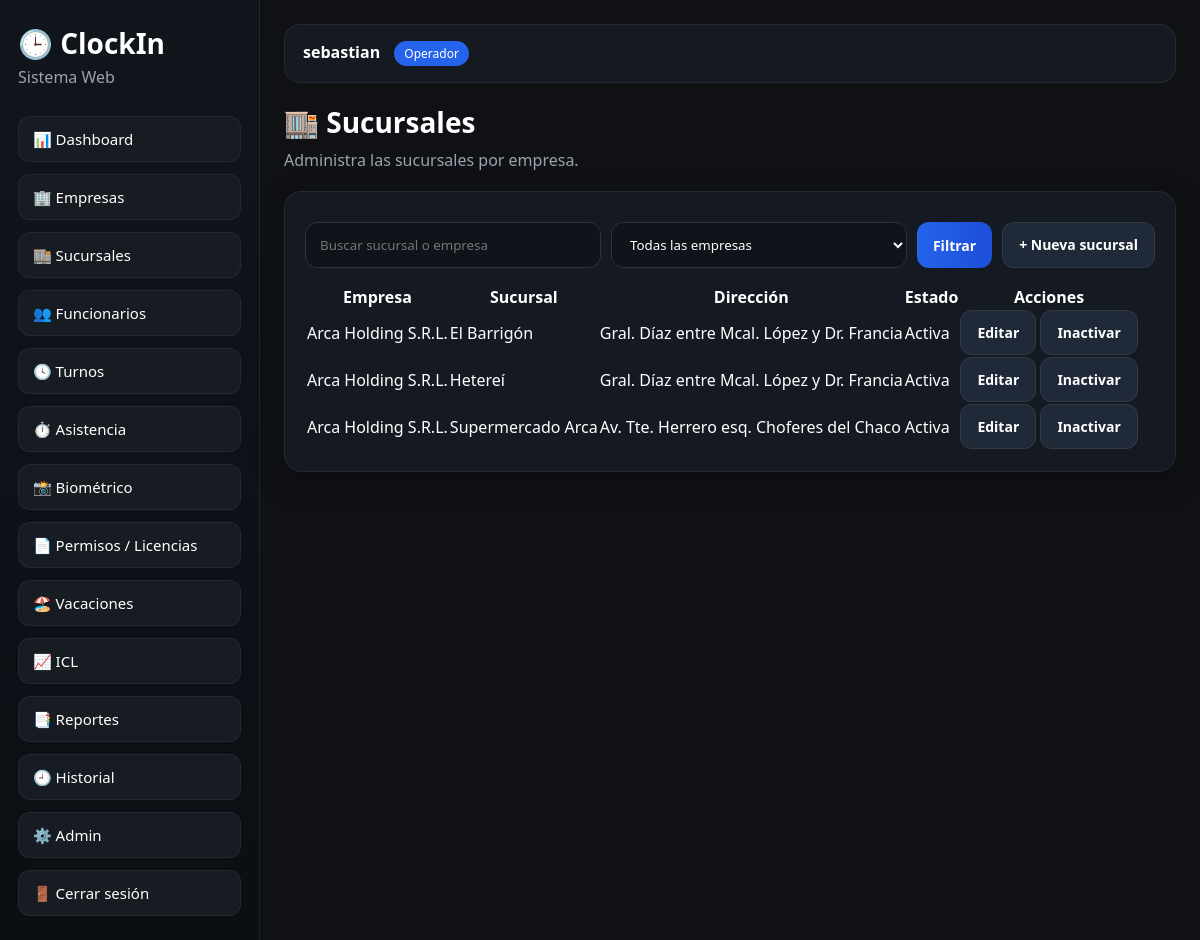
Screenshot of /sucursales/ (signed in) with the database file from the repository.
### usuarios/models.py (models this page shows, shortened)
class Usuario(AbstractUser):
    class Roles(models.TextChoices):
        ADMIN = "admin", "Administrador"
        RRHH = "rrhh", "RRHH"
        SUPERVISOR = "supervisor", "Supervisor"
        OPERADOR = "operador", "Operador"
        FUNCIONARIO = "funcionario", "Funcionario"
    rol = models.CharField(
        max_length=20,
        choices=Roles.choices,
        default=Roles.OPERADOR
    )
    telefono = models.CharField(max_length=30, blank=True, null=True)
    activo = models.BooleanField(default=True)

### core/models.py (models this page shows, shortened)
class Sucursal(models.Model):
    empresa = models.ForeignKey(
        Empresa,
        on_delete=models.CASCADE,
        related_name="sucursales"
    )
    nombre = models.CharField(max_length=150)
    direccion = models.CharField(max_length=255, blank=True, default="")
    activo = models.BooleanField(default=True)
    creado_en = models.DateTimeField(auto_now_add=True)
    actualizado_en = models.DateTimeField(auto_now=True)
    class Meta:
        ordering = ["empresa__nombre", "nombre"]
        unique_together = ("empresa", "nombre")

class Empresa(models.Model):
    nombre = models.CharField(max_length=150, unique=True)
    ruc = models.CharField(max_length=30, blank=True, default="")
    activo = models.BooleanField(default=True)
    creado_en = models.DateTimeField(auto_now_add=True)
    actualizado_en = models.DateTimeField(auto_now=True)
    class Meta:
        ordering = ["nombre"]

### core/views.py (the view)
# urls.py: path("sucursales/", sucursales_lista, name="sucursales_lista"),
@login_required
def sucursales_lista(request):
    q = request.GET.get("q", "").strip()
    empresa_id = request.GET.get("empresa", "").strip()
    sucursales = Sucursal.objects.select_related("empresa").all()
    if q:
        sucursales = sucursales.filter(
            Q(nombre__icontains=q) |
            Q(direccion__icontains=q) |
            Q(empresa__nombre__icontains=q)
        )
    if empresa_id:
        sucursales = sucursales.filter(empresa_id=empresa_id)
    empresas = Empresa.objects.filter(activo=True).order_by("nombre")
    return render(request, "core/sucursales_lista.html", {
        "sucursales": sucursales.order_by("empresa__nombre", "nombre"),
        "empresas": empresas,
        "empresa_id": empresa_id,
        "q": q,
    })

### templates/core/sucursales_lista.html (shortened to what this page needs)
{% extends "base.html" %}
{% block content %}
<div class="page-header">
    <h2>🏬 Sucursales</h2>
    <p>Administra las sucursales por empresa.</p>
</div>
<div class="card form-card">
    <div class="form-actions" style="margin-bottom: 16px;">
        <form method="get" style="display:grid; grid-template-columns: 1fr 1fr auto auto; gap:10px; width:100%;">
            <input type="text" name="q" value="{{ q }}" class="form-control" placeholder="Buscar sucursal o empresa">
            <select name="empresa" class="form-control">
                <option value="">Todas las empresas</option>
            </select>
            <button type="submit" class="btn-primary btn-link">Filtrar</button>
            <a href="{% url 'sucursal_nueva' %}" class="btn-secondary">+ Nueva sucursal</a>
        </form>
    </div>
    <div class="table-wrap">
        <table class="table">
            <thead>
                <tr>
                    <th>Empresa</th>
                    <th>Sucursal</th>
                    <th>Dirección</th>
                    <th>Estado</th>
                    <th>Acciones</th>
                </tr>
            </thead>
            <tbody>
                {% for sucursal in sucursales %}
                <tr>
                    <td>{{ sucursal.empresa.nombre }}</td>
                    <td>{{ sucursal.nombre }}</td>
                    <td>{{ sucursal.direccion|default:"-" }}</td>
                    <td>
                        {% if sucursal.activo %}
                            Activa
                        {% else %}
                            Inactiva
                        {% endif %}
                    </td>
                    <td>
                        <a href="{% url 'sucursal_editar' sucursal.id %}" class="btn-secondary">Editar</a>
                        <a href="{% url 'sucursal_toggle_activo' sucursal.id %}" class="btn-secondary">
                            {% if sucursal.activo %}Inactivar{% else %}Activar{% endif %}
                        </a>
                    </td>
                </tr>
                {% empty %}
                <tr>
                    <td colspan="5">No hay sucursales registradas.</td>
                </tr>
                {% endfor %}
            </tbody>
        </table>
    </div>
</div>
{% endblock %}

### templates/base.html (shortened to what this page needs)
<!DOCTYPE html>
<html lang="es">
<head>
    <link rel="stylesheet" href="/static/css/styles.css">
</head>
<body>
<div class="layout">
    <aside class="sidebar" id="sidebar">
        <div class="brand">
            <h1>🕒 ClockIn</h1>
            <p>Sistema Web</p>
        </div>
        {% if request.user.is_authenticated %}
        <nav class="menu">
            <a href="{% url 'dashboard' %}">📊 Dashboard</a>
            <a href="{% url 'empresas_lista' %}">🏢 Empresas</a>
            <a href="{% url 'sucursales_lista' %}">🏬 Sucursales</a>
            <a href="{% url 'funcionarios_lista' %}">👥 Funcionarios</a>
            <a href="{% url 'turnos_lista' %}">🕓 Turnos</a>
            <a href="{% url 'asistencia_marcar' %}">⏱️ Asistencia</a>
            <a href="{% url 'biometrico_inicio' %}">📸 Biométrico</a>
            <a href="{% url 'permisos_lista' %}">📄 Permisos / Licencias</a>
            <a href="{% url 'vacaciones_lista' %}">🏖️ Vacaciones</a>
            <a href="{% url 'icl_lista' %}">📈 ICL</a>
            <a href="{% url 'reportes' %}">📑 Reportes</a>
            <a href="{% url 'historial_lista' %}">🕘 Historial</a>
            <a href="/admin/">⚙️ Admin</a>
            <form method="post" action="{% url 'logout' %}">
                <button type="submit" class="logout-btn">🚪 Cerrar sesión</button>
            </form>
        </nav>
        {% endif %}
    </aside>
    <main class="content">
        <header class="topbar">
            {% if request.user.is_authenticated %}
                <div>
                    <strong>{{ request.user.get_full_name|default:request.user.username }}</strong>
                    <span class="role-badge">{{ request.user.get_rol_display }}</span>
                </div>
            {% endif %}
        </header>
        <section class="page">
            {% block content %}{% endblock %}
        </section>
    </main>
</div>
</body>
</html>

### static/css/styles.css (style rules this page uses)
* { box-sizing: border-box; margin: 0; padding: 0; font-family: "Segoe UI", Arial, sans-serif; }
body { background: #0f1115; color: #ffffff; }
.layout { display: flex; min-height: 100vh; }
.sidebar { width: 260px; background: linear-gradient(180deg, #11151c 0%, #0b0e13 100%); border-right: 1px solid rgba(255,255,255,0.08); padding: 24px 18px; }
.brand h1 { font-size: 28px; margin-bottom: 4px; }
.brand p { color: #9ca3af; margin-bottom: 28px; }
.menu { display: flex; flex-direction: column; gap: 12px; }
.menu a, .logout-btn { text-decoration: none; color: #ffffff; background: #171b22; padding: 12px 14px; border-radius: 12px; border: 1px solid rgba(255,255,255,0.06); transition: 0.2s ease; display: block; width: 100%; text-align: left; cursor: pointer; font-size: 15px; }
.content { flex: 1; padding: 24px; }
.topbar { background: #141922; border: 1px solid rgba(255,255,255,0.07); border-radius: 16px; padding: 16px 18px; margin-bottom: 20px; display: flex; justify-content: space-between; align-items: center; }
.role-badge { display: inline-block; margin-left: 10px; background: #2563eb; color: white; padding: 4px 10px; border-radius: 999px; font-size: 12px; }
.page-header { margin-bottom: 20px; }
.page-header h2 { font-size: 28px; margin-bottom: 8px; }
.page-header p { color: #9ca3af; }
.card { background: #141922; border: 1px solid rgba(255,255,255,0.07); border-radius: 18px; padding: 20px; box-shadow: 0 10px 30px rgba(0,0,0,0.25); }
.form-group input, .form-control, .form-field input, .form-field select, .form-field textarea { width: 100%; padding: 12px 14px; border-radius: 12px; border: 1px solid #2b3240; background: #0f131a; color: white; outline: none; }
.btn-primary, .btn-secondary, .btn-table, .btn-link { display: inline-block; padding: 12px 16px; border: none; border-radius: 12px; text-decoration: none; cursor: pointer; font-size: 14px; font-weight: 600; }
.btn-primary, .btn-link { background: linear-gradient(90deg, #2563eb, #1d4ed8); color: white; }
.btn-secondary { background: #1f2937; color: white; border: 1px solid rgba(255,255,255,0.08); }
.table-wrap { overflow-x: auto; }
.form-card { max-width: 1100px; }
.form-actions { display: flex; gap: 12px; justify-content: flex-end; margin-top: 10px; flex-wrap: wrap; }
.sidebar { transition: all 0.3s ease; }

### rows the page displays
Usuario: user.get_full_name "sebastian", user.rol "Operador"
Sucursal: empresa.nombre "Arca Holding S.R.L.", nombre "El Barrigón", direccion "Gral. Díaz entre Mcal. López y Dr. Francia", activo "Activa"
Sucursal: empresa.nombre "Arca Holding S.R.L.", nombre "Hetereí", direccion "Gral. Díaz entre Mcal. López y Dr. Francia", activo "Activa"
Sucursal: empresa.nombre "Arca Holding S.R.L.", nombre "Supermercado Arca", direccion "Av. Tte. Herrero esq. Choferes del Chaco", activo "Activa"
